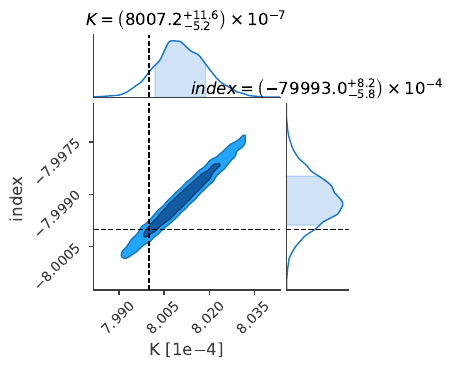

Generate this figure with Python:
import sys, os
sys.path.insert(0, os.path.abspath('./main_files'))

from pyspi.utils.data_builder.time_series_builder import TimeSeriesBuilderSPI
import numpy as np
from pyspi.utils.function_utils import find_response_version
from pyspi.utils.response.spi_response_data import ResponseDataRMF
from pyspi.utils.response.spi_response import ResponseRMFGenerator
from pyspi.utils.response.spi_drm import SPIDRM
from pyspi.utils.livedets import get_live_dets
import astropy.io.fits as fits
from astropy.table import Table
import astropy.time as at
from datetime import datetime
import matplotlib.pyplot as plt
import math
from numba import njit
from astromodels import Line, Powerlaw, Log_uniform_prior, Uniform_prior, PointSource, SpectralComponent
import numpy as np
from RebinningFunctions import *
import pickle
from MultinestClusterFit import powerlaw_binned_spectrum

data_path = "./main_files/SPI_data/0374"

# Pointings and Start Times
with fits.open(f"{data_path}/pointing.fits") as file:
    t = Table.read(file[1])
    
    pointings = np.array(t["PTID_SPI"])
    
    time_start = np.array(t["TSTART"]) + 2451544.5
    time_start = [at.Time(f"{i}", format="jd").datetime for i in time_start]
    time_start = np.array([datetime.strftime(i,'%y%m%d %H%M%S') for i in time_start])
    
# Energy Bins
with fits.open(f"{data_path}/energy_boundaries.fits") as file:
    t = Table.read(file[1])
    ebounds = np.append(t["E_MIN"], t["E_MAX"][-1])
    
target_scw_ids = ('037400020010', '037400030010')
target_scw_indices = []
for i, target in enumerate(target_scw_ids):
    for j, scw in enumerate(pointings):
        if target[:8] == scw[:8]:
            target_scw_indices.append(j)
            
time1 = time_start[target_scw_indices[0]]
time2 = time_start[target_scw_indices[1]]

# ebounds = np.geomspace(18,2000,125)
ein = np.geomspace(10,3000,1000)
t1 = 3000
t2 = 3000
version = find_response_version(time1)
rsp_base = ResponseDataRMF.from_version(version)
dets = get_live_dets(time=time1, event_types=["single"])

sds1 = []
sds2 = []
ra, dec = 10, -40
for d in dets:
    rsp1 = ResponseRMFGenerator.from_time(time1,  d,
                                            ebounds, ein,
                                            rsp_base)
    rsp2 = ResponseRMFGenerator.from_time(time2,  d,
                                            ebounds, ein,
                                            rsp_base)
    sd1 = SPIDRM(rsp1, ra, dec)
    sd2 = SPIDRM(rsp2, ra, dec)
    sds1.append(sd1)
    sds2.append(sd2)


ewidth = ebounds[1:] - ebounds[:-1]
bkgs = np.full((len(dets), len(ebounds)-1), 20.) * 2 * ewidth[np.newaxis,:]

# source model





pl = Powerlaw()
pl.index = -8
pl.K = 8e-4
pl.piv = 100.
pl.K.prior = Log_uniform_prior(lower_bound=1e-6, upper_bound=1e0)
pl.index.prior = Uniform_prior(lower_bound=-12, upper_bound=0)
pl.index.min_value = -12.5
component1 = SpectralComponent("pl", shape=pl)
ps = PointSource("Crab", ra=ra, dec=dec, components=[component1])



spec = ps(ein)

# spec_binned = (ein[1:]-ein[:-1])*(spec[:-1]+spec[1:])/2
spec_binned = powerlaw_binned_spectrum(ein, spec)

# model counts
model_count_rates1 = np.array([])
model_count_rates2 = np.array([])
for sd1, sd2 in zip(sds1, sds2):
    model_count_rates1 = np.append(model_count_rates1, np.dot(spec_binned, sd1.matrix.T))
    model_count_rates2 = np.append(model_count_rates2, np.dot(spec_binned, sd2.matrix.T))
model_count_rates1 = model_count_rates1.reshape((len(dets), -1))
model_count_rates2 = model_count_rates2.reshape((len(dets), -1))





data1 = np.array([])
data2 = np.array([])
for bkg, m1, m2 in zip(bkgs, model_count_rates1, model_count_rates2):
    data1 = np.append(data1, np.random.poisson(t1*m1 + bkg))
    data2 = np.append(data2, np.random.poisson(t2*m2 + bkg))
    
data1 = data1.reshape((len(dets), -1))
data2 = data2.reshape((len(dets), -1))





# new matricies for fit

data_total = np.append(data1, data2, axis=0)
ebounds, binned_counts = log_binning_function_for_x_number_of_bins(50)(ebounds, data_total, (None, 100.))
# ebounds, binned_counts = no_rebinning(ebounds, data_total, (None, 40.))

data1 = binned_counts[:len(dets)]
data2 = binned_counts[len(dets):]







ein = np.geomspace(18, 3000, 1000)
sds1 = []
sds2 = []
for d in dets:
    rsp1 = ResponseRMFGenerator.from_time(time1,  d,
                                            ebounds, ein,
                                            rsp_base)
    rsp2 = ResponseRMFGenerator.from_time(time2,  d,
                                            ebounds, ein,
                                            rsp_base)
    sd1 = SPIDRM(rsp1, ra, dec)
    sd2 = SPIDRM(rsp2, ra, dec)
    sds1.append(sd1)
    sds2.append(sd2)







@njit
def bmaxba(m1, m2, t1, t2, C1, C2):
    first = C1+C2-(m1+m2)*(t1+t2)
    root = (C1+C2+(m1-m2)*(t1+t2))**2-4*C1*(m1-m2)*(t1+t2)
    res = (first+np.sqrt(root))/(2*(t1+t2))
    # if res < 0.:
    #     return 0
    return res
matrices1 = np.array([])
sd_x, sd_y = sds1[0].matrix.T.shape
for sd in sds1:
    matrices1=np.append(matrices1,sd.matrix.T)
matrices1=matrices1.reshape((len(dets), sd_x, sd_y))

matrices2 = np.array([])
for sd in sds2:
    matrices2=np.append(matrices2,sd.matrix.T)
matrices2=matrices2.reshape((len(dets), sd_x, sd_y))


matrices_old = (matrices1.copy(), matrices2.copy())
data_old = (data1.copy(), data2.copy())





# dets = dets_old
@njit
def logLcore(spec_binned):
    logL=0
    for j in range(len(dets)):
        m1 = np.dot(spec_binned, matrices1[j])
        m2 = np.dot(spec_binned, matrices2[j])
        for i in range(len(m1)):
            bm = bmaxba(m1[i], m2[i], t1, t2, data1[j, i], data2[j, i])
            logL += (data1[j,i]*math.log(t1*(m1[i]+bm))+
                    data2[j,i]*math.log(t2*(m2[i]+bm))-
                    t1*(m1[i]+bm)-
                    t2*(m2[i]+bm))
        # return logL
    return logL






def logLba_mult(trial_values, ndim=None, params=None):
    pl.index = trial_values[1]
    pl.K = trial_values[0]
    spec = pl(ein)
    # spec_binned = (ein[1:]-ein[:-1])*(spec[:-1]+spec[1:])/2
    spec_binned = powerlaw_binned_spectrum(ein, spec)
    return logLcore(spec_binned)

    

def prior(params, ndim=None, nparams=None):
    for i, (parameter_name, parameter) in enumerate(
        ps.free_parameters.items()
    ):

        try:

            params[i] = parameter.prior.from_unit_cube(params[i])

        except AttributeError:

            raise RuntimeError(
                "The prior you are trying to use for parameter %s is "
                "not compatible with sampling from a unitcube"
                % parameter_name
            )
            
import pymultinest
import os
if not os.path.exists("./chains"):
    os.mkdir("chains")
sampler = pymultinest.run(
                    logLba_mult, prior, 2, 2, n_live_points=800, resume=False, verbose=True
                )

from chainconsumer import ChainConsumer
import numpy as np


def loadtxt2d(intext):
        try:
            return np.loadtxt(intext, ndmin=2)
        except:
            return np.loadtxt(intext)

c = ChainConsumer()

chain = loadtxt2d('./chains/1-post_equal_weights.dat')

#c.add_chain(chain, parameters=['K', 'index', 'F', 'mu','sigma', '$z$'], name='yeah')
c.add_chain(chain, parameters=['K', "index", '$z$'], name='fit')

c.plotter.plot(filename="fit_corner.pdf", 
                parameters=['K', "index"],
                truth=[8e-4, -8],)

plt.savefig("./main_files/large_index_error_test/0374_02_03_test_large_index2.pdf")